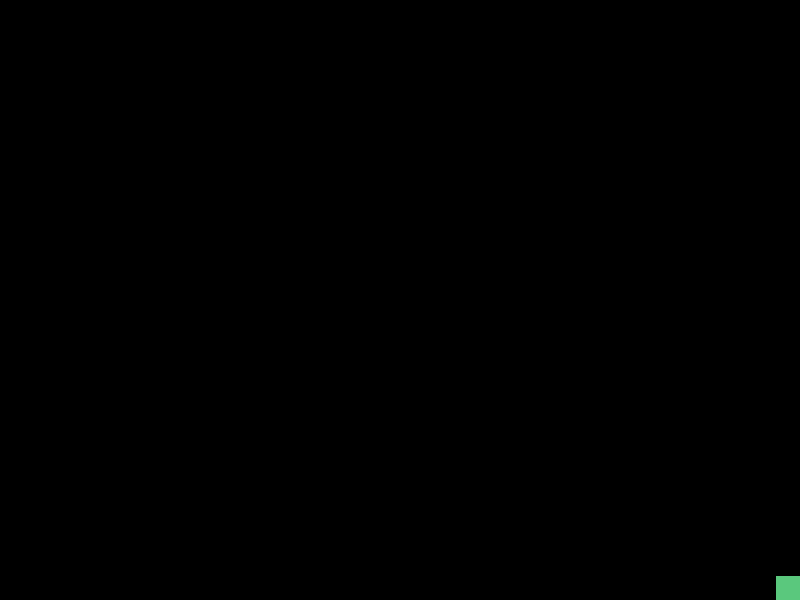
Frame 1 (no input)
Frame 60 (the mouse pressed at the canvas centre just before this capture): identical to frame 1, image omitted
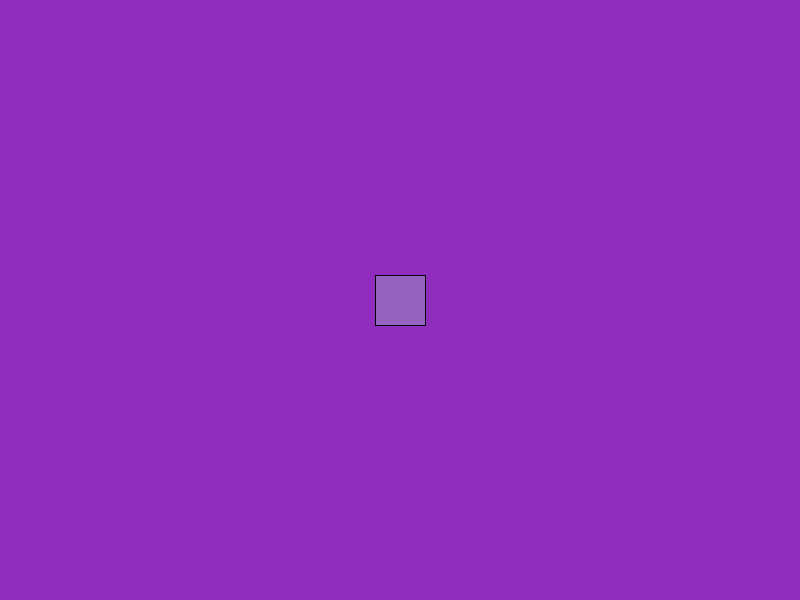
Frame 120 (the mouse held since frame 60 and released just before this capture)

The Processing sketch that drew these frames (run headless with seeded random() and noise(); from frame 60 on, the mouse is pressed at the canvas centre):

// Processing sketch: mouseshapes
// ── mouseshapes.pde
// Declare variables for the position and size of both shapes, as well as their colors
float circleX = 0;
float circleY = 0;
int circleSize = 50;
color circleColor;

float squareX = width;
float squareY = height;
int squareSize = 50;
color squareColor;

void setup() {
  // Set up the size of the canvas (window)
  size(800, 600);
}

void draw() {
  // Set the background color based on the mouse position
  background(mouseX % 255, mouseY % 255, (mouseX + mouseY) % 255);

  // Update the position of both shapes to follow the mouse pointer
  circleX = mouseX;
  circleY = mouseY;
  squareX = width - mouseX;
  squareY = height - mouseY;

  // Set the color of each shape based on its position
  circleColor = color(circleX % 255, circleY % 255, (circleX + circleY) % 255);
  squareColor = color((squareX * squareY) % 255, (squareX - squareY) % 255, (squareX + squareY) % 255);

  // Draw the shapes with their respective colors and positions
  fill(circleColor);
  ellipse(circleX, circleY, circleSize, circleSize);

  fill(squareColor);
  rectMode(CENTER);
  rect(squareX, squareY, squareSize, squareSize);
}
